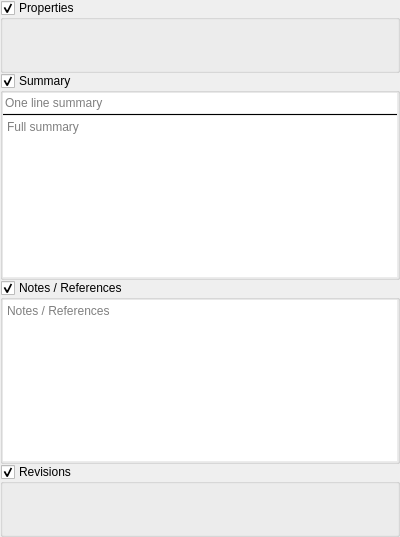
<?xml version="1.0" encoding="UTF-8"?>
<ui version="4.0">
 <class>metadataView</class>
 <widget class="QWidget" name="metadataView">
  <property name="geometry">
   <rect>
    <x>0</x>
    <y>0</y>
    <width>400</width>
    <height>537</height>
   </rect>
  </property>
  <property name="windowTitle">
   <string>Form</string>
  </property>
  <layout class="QVBoxLayout" name="verticalLayout">
   <property name="spacing">
    <number>0</number>
   </property>
   <property name="leftMargin">
    <number>0</number>
   </property>
   <property name="topMargin">
    <number>0</number>
   </property>
   <property name="rightMargin">
    <number>0</number>
   </property>
   <property name="bottomMargin">
    <number>0</number>
   </property>
   <item>
    <widget class="collapsibleGroupBox2" name="grpProperties">
     <property name="sizePolicy">
      <sizepolicy hsizetype="Preferred" vsizetype="Fixed">
       <horstretch>0</horstretch>
       <verstretch>0</verstretch>
      </sizepolicy>
     </property>
     <property name="title">
      <string>Properties</string>
     </property>
     <property name="flat">
      <bool>true</bool>
     </property>
     <property name="checkable">
      <bool>true</bool>
     </property>
     <layout class="QVBoxLayout" name="verticalLayout_28">
      <property name="spacing">
       <number>0</number>
      </property>
      <property name="leftMargin">
       <number>0</number>
      </property>
      <property name="topMargin">
       <number>0</number>
      </property>
      <property name="rightMargin">
       <number>0</number>
      </property>
      <property name="bottomMargin">
       <number>0</number>
      </property>
      <item>
       <widget class="propertiesView" name="properties" native="true">
        <property name="minimumSize">
         <size>
          <width>0</width>
          <height>50</height>
         </size>
        </property>
       </widget>
      </item>
     </layout>
    </widget>
   </item>
   <item>
    <widget class="collapsibleGroupBox2" name="grpSummary">
     <property name="title">
      <string>Summary</string>
     </property>
     <property name="flat">
      <bool>true</bool>
     </property>
     <property name="checkable">
      <bool>true</bool>
     </property>
     <layout class="QVBoxLayout" name="verticalLayout_22">
      <property name="spacing">
       <number>0</number>
      </property>
      <property name="leftMargin">
       <number>0</number>
      </property>
      <property name="topMargin">
       <number>0</number>
      </property>
      <property name="rightMargin">
       <number>0</number>
      </property>
      <property name="bottomMargin">
       <number>0</number>
      </property>
      <item>
       <widget class="lineEditView" name="txtSummarySentence">
        <property name="inputMask">
         <string/>
        </property>
        <property name="frame">
         <bool>false</bool>
        </property>
        <property name="placeholderText">
         <string>One line summary</string>
        </property>
       </widget>
      </item>
      <item>
       <widget class="Line" name="line">
        <property name="frameShadow">
         <enum>QFrame::Plain</enum>
        </property>
        <property name="lineWidth">
         <number>0</number>
        </property>
        <property name="midLineWidth">
         <number>0</number>
        </property>
        <property name="orientation">
         <enum>Qt::Horizontal</enum>
        </property>
       </widget>
      </item>
      <item>
       <widget class="MDEditCompleter" name="txtSummaryFull">
        <property name="frameShape">
         <enum>QFrame::NoFrame</enum>
        </property>
        <property name="placeholderText">
         <string>Full summary</string>
        </property>
       </widget>
      </item>
     </layout>
    </widget>
   </item>
   <item>
    <widget class="collapsibleGroupBox2" name="grpNotes">
     <property name="title">
      <string>Notes / References</string>
     </property>
     <property name="flat">
      <bool>true</bool>
     </property>
     <property name="checkable">
      <bool>true</bool>
     </property>
     <layout class="QHBoxLayout" name="horizontalLayout_29">
      <property name="spacing">
       <number>0</number>
      </property>
      <property name="leftMargin">
       <number>0</number>
      </property>
      <property name="topMargin">
       <number>0</number>
      </property>
      <property name="rightMargin">
       <number>0</number>
      </property>
      <property name="bottomMargin">
       <number>0</number>
      </property>
      <item>
       <widget class="MDEditCompleter" name="txtNotes">
        <property name="frameShape">
         <enum>QFrame::NoFrame</enum>
        </property>
        <property name="placeholderText">
         <string>Notes / References</string>
        </property>
       </widget>
      </item>
     </layout>
    </widget>
   </item>
   <item>
    <widget class="collapsibleGroupBox2" name="grpRevisions">
     <property name="title">
      <string>Revisions</string>
     </property>
     <property name="flat">
      <bool>true</bool>
     </property>
     <property name="checkable">
      <bool>true</bool>
     </property>
     <layout class="QVBoxLayout" name="verticalLayout_2">
      <property name="spacing">
       <number>0</number>
      </property>
      <property name="leftMargin">
       <number>0</number>
      </property>
      <property name="topMargin">
       <number>0</number>
      </property>
      <property name="rightMargin">
       <number>0</number>
      </property>
      <property name="bottomMargin">
       <number>0</number>
      </property>
      <item>
       <widget class="revisions" name="revisions" native="true">
        <property name="minimumSize">
         <size>
          <width>0</width>
          <height>50</height>
         </size>
        </property>
       </widget>
      </item>
     </layout>
    </widget>
   </item>
  </layout>
 </widget>
 <customwidgets>
  <customwidget>
   <class>MDEditCompleter</class>
   <extends>QTextEdit</extends>
   <header>manuskript.ui.views.MDEditCompleter.h</header>
  </customwidget>
  <customwidget>
   <class>lineEditView</class>
   <extends>QLineEdit</extends>
   <header>manuskript.ui.views.lineEditView.h</header>
  </customwidget>
  <customwidget>
   <class>collapsibleGroupBox2</class>
   <extends>QGroupBox</extends>
   <header>manuskript.ui.collapsibleGroupBox2.h</header>
   <container>1</container>
  </customwidget>
  <customwidget>
   <class>propertiesView</class>
   <extends>QWidget</extends>
   <header>manuskript.ui.views.propertiesView.h</header>
   <container>1</container>
  </customwidget>
  <customwidget>
   <class>revisions</class>
   <extends>QWidget</extends>
   <header>manuskript.ui.revisions.h</header>
   <container>1</container>
  </customwidget>
 </customwidgets>
 <resources/>
 <connections/>
</ui>
